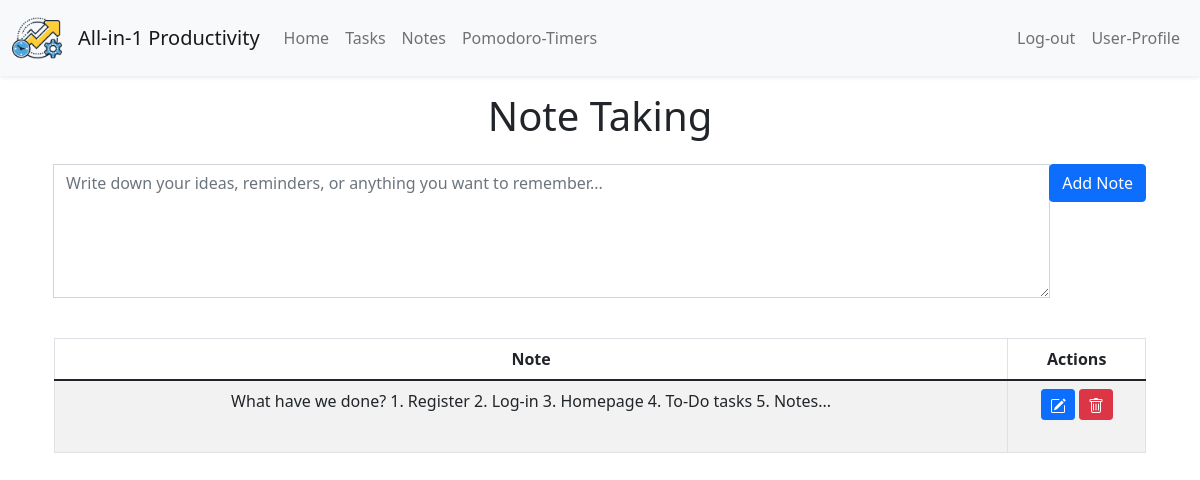
Page /notes (signed in) on the earlier database version.
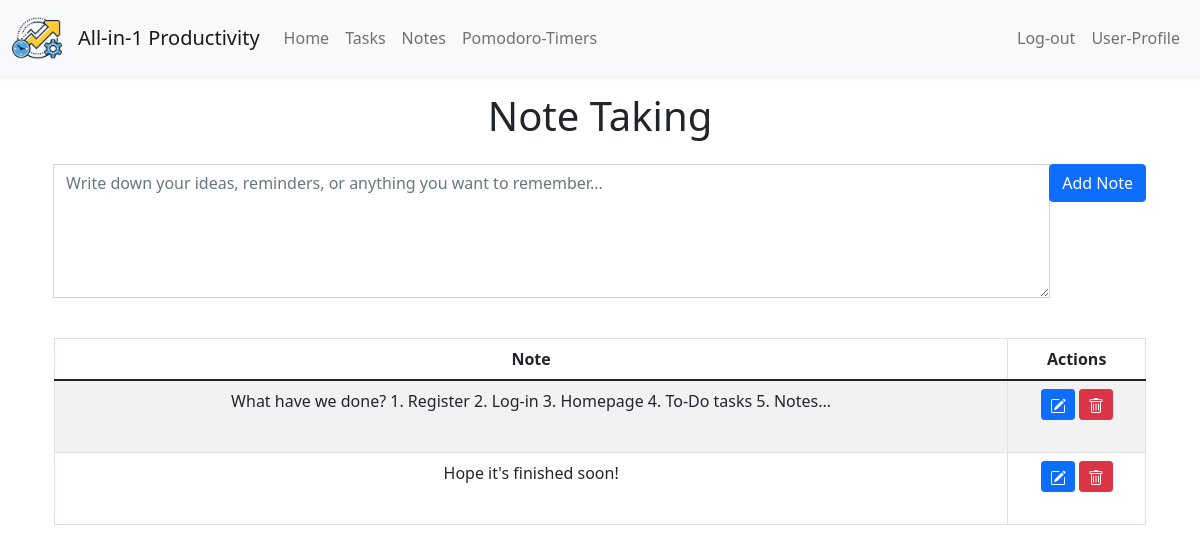
Same page on the later database version.
### tables this page shows
CREATE TABLE "notes" (id INTEGER PRIMARY KEY AUTOINCREMENT NOT NULL, note TEXT NOT NULL, category TEXT NOT NULL DEFAULT 'uncategorized', user_id INTEGER, FOREIGN KEY (user_id) REFERENCES users(id));

### app.py (the view)
@app.route('/notes', methods=["GET"])
def notes():
    notes = db.execute("SELECT * FROM notes WHERE user_id = ?", session["user_id"])
    return render_template('notes.html', notes=notes)

### app.py (called while the page is built)
@app.after_request
def after_request(response):
    response.headers["Cache-Control"] = "no-cache, no-store, must-revalidate"
    response.headers["Expires"] = 0
    response.headers["Pragma"] = "no-cache"
    return response

### templates/notes.html (shortened to what this page needs)
{% extends "layout.html" %}
{% block main %}
<section class="note-taking-container container d-flex flex-column">
  <h1 class="text-center mb-4">Note Taking</h1>
  <form action="/add_note" method="POST" class="mb-4">
    <div class="input-group mb-3">
      <textarea class="form-control" id="noteInput" name="note" placeholder="Write down your ideas, reminders, or anything you want to remember..." rows="5"></textarea>
      <div class="input-group-append">
        <button type="submit" class="btn btn-primary">Add Note</button>
      </div>
    </div>
  </form>
  <table class="table table-striped table-bordered">
    <thead>
      <tr>
        <th class="text-center">Note</th>
        <th class="text-center">Actions</th>
      </tr>
    </thead>
    <tbody>
      {% if not notes %}
      <tr>
        <td class="text-center" colspan="2">
          Get your Notepad out & jot down your thoughts!
        </td>
      </tr>
      {% else %}
      {% for row in notes %}
      <tr>
        <td class="text-center">
          <span class="note-tooltip" data-toggle="tooltip" data-placement="top" title="{{ row.note }}">
            {{ ' '.join(row.note.split()[:15]) }}{% if row.note.split()|length > 15 %}...{% endif %}
          </span>
        </td>
        <td class="text-center">
          <form action="/edit_note/{{ row.id }}" method="GET" class="d-inline" style="display: inline-block;">
            <button type="submit" class="btn btn-sm btn-primary">
            </button>
          </form>
          <form action="/del_note" method="POST" class="mb-4" style="display: inline-block;">
            <button type="submit" class="btn btn-sm btn-danger" onclick="return confirm('Are you sure you want to delete this task?')">
            </button>
          </form>
        </td>
      </tr>
      {% endfor %}
      {% endif %}
    </tbody>
  </table>
</section>
{% endblock %}

### templates/layout.html (shortened to what this page needs)
<!DOCTYPE html>
<html>
<head>
  <link href="https://cdn.jsdelivr.net/npm/bootstrap@5.1.3/dist/css/bootstrap.min.css" rel="stylesheet">
</head>
<body>
  <nav class="navbar navbar-expand-md navbar-light bg-light shadow-sm">
    <div class="container-fluid">
        <img class="navbar-brand" src="/static/ico.png" alt="All-in-1 Productivity Icon" width="50">
      <a class="navbar-brand" href="/"> All-in-1 Productivity</a>
      <div class="collapse navbar-collapse" id="navbarSupportedContent">
        <ul class="navbar-nav me-auto mb-2 mb-lg-0">
          <li class="nav-item">
            <a class="nav-link" aria-current="page" href="/">Home</a>
          </li>
          {% if session["user_id"] %}
            <li class="nav-item">
              <a class="nav-link" href="/tasks">Tasks</a>
            </li>
            <li class="nav-item">
              <a class="nav-link" href="/notes">Notes</a>
            </li>
            <li class="nav-item">
              <a class="nav-link" href="/pomodoro">Pomodoro-Timers</a>
            </li>
          {% endif %}
        </ul>
        <ul class="navbar-nav ms-auto mb-2 mb-lg-0">
          {% if session["user_id"] %}
            <li class="nav-item">
              <a class="nav-link" href="/logout">Log-out</a>
            </li>
            <li class="nav-item">
              <a class="nav-link" href="/profile">User-Profile</a>
            </li>
          {% endif %}
        </ul>
      </div>
    </div>
  </nav>
  <main class="container mt-3"> {% block main %}
    {% endblock %}
  </main>
</body>
</html>

Differences in the rows shown:
added notes: note "Hope it's finished soon!"
